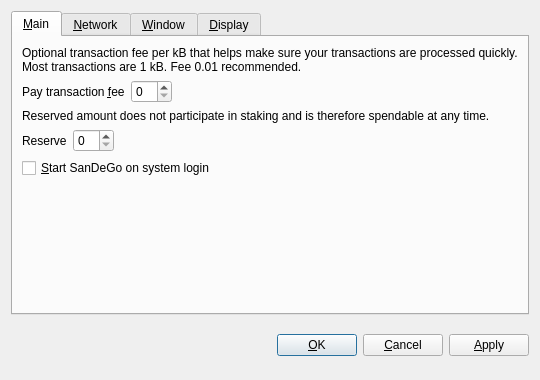
<?xml version="1.0" encoding="UTF-8"?>
<ui version="4.0">
 <class>OptionsDialog</class>
 <widget class="QDialog" name="OptionsDialog">
  <property name="geometry">
   <rect>
    <x>0</x>
    <y>0</y>
    <width>540</width>
    <height>380</height>
   </rect>
  </property>
  <property name="windowTitle">
   <string>Options</string>
  </property>
  <property name="modal">
   <bool>true</bool>
  </property>
  <layout class="QVBoxLayout" name="verticalLayout">
   <item>
    <widget class="QTabWidget" name="tabWidget">
     <property name="tabPosition">
      <enum>QTabWidget::North</enum>
     </property>
     <property name="currentIndex">
      <number>0</number>
     </property>
     <widget class="QWidget" name="tabMain">
      <attribute name="title">
       <string>&amp;Main</string>
      </attribute>
      <layout class="QVBoxLayout" name="verticalLayout_Main">
       <item>
        <widget class="QLabel" name="transactionFeeInfoLabel">
         <property name="text">
          <string>Optional transaction fee per kB that helps make sure your transactions are processed quickly. Most transactions are 1 kB. Fee 0.01 recommended.</string>
         </property>
         <property name="textFormat">
          <enum>Qt::PlainText</enum>
         </property>
         <property name="wordWrap">
          <bool>true</bool>
         </property>
        </widget>
       </item>
       <item>
        <layout class="QHBoxLayout" name="horizontalLayoutFee">
         <item>
          <widget class="QLabel" name="transactionFeeLabel">
           <property name="text">
            <string>Pay transaction &amp;fee</string>
           </property>
           <property name="textFormat">
            <enum>Qt::PlainText</enum>
           </property>
           <property name="buddy">
            <cstring>transactionFee</cstring>
           </property>
          </widget>
         </item>
         <item>
          <widget class="BitcoinAmountField" name="transactionFee"/>
         </item>
         <item>
          <spacer name="horizontalSpacerFee">
           <property name="orientation">
            <enum>Qt::Horizontal</enum>
           </property>
           <property name="sizeHint" stdset="0">
            <size>
             <width>40</width>
             <height>20</height>
            </size>
           </property>
          </spacer>
         </item>
        </layout>
       </item>
       <item>
        <widget class="QLabel" name="reserveBalanceInfoLabel">
         <property name="text">
          <string>Reserved amount does not participate in staking and is therefore spendable at any time.</string>
         </property>
         <property name="textFormat">
          <enum>Qt::PlainText</enum>
         </property>
         <property name="wordWrap">
          <bool>true</bool>
         </property>
        </widget>
       </item>
       <item>
        <layout class="QHBoxLayout" name="horizontalLayoutReserveBalance">
         <item>
          <widget class="QLabel" name="reserveBalanceLabel">
           <property name="text">
            <string>Reserve</string>
           </property>
           <property name="textFormat">
            <enum>Qt::PlainText</enum>
           </property>
           <property name="buddy">
            <cstring>reserveBalance</cstring>
           </property>
          </widget>
         </item>
         <item>
          <widget class="BitcoinAmountField" name="reserveBalance"/>
         </item>
         <item>
          <spacer name="horizontalSpacerReserveBalance">
           <property name="orientation">
            <enum>Qt::Horizontal</enum>
           </property>
           <property name="sizeHint" stdset="0">
            <size>
             <width>40</width>
             <height>20</height>
            </size>
           </property>
          </spacer>
         </item>
        </layout>
       </item>
       <item>
        <widget class="QCheckBox" name="bitcoinAtStartup">
         <property name="toolTip">
          <string>Automatically start SanDeGo after logging in to the system.</string>
         </property>
         <property name="text">
          <string>&amp;Start SanDeGo on system login</string>
         </property>
        </widget>
       </item>
       <item>
        <spacer name="verticalSpacer_Main">
         <property name="orientation">
          <enum>Qt::Vertical</enum>
         </property>
         <property name="sizeHint" stdset="0">
          <size>
           <width>20</width>
           <height>40</height>
          </size>
         </property>
        </spacer>
       </item>
      </layout>
     </widget>
     <widget class="QWidget" name="tabNetwork">
      <attribute name="title">
       <string>&amp;Network</string>
      </attribute>
      <layout class="QVBoxLayout" name="verticalLayout_Network">
       <item>
        <widget class="QCheckBox" name="mapPortUpnp">
         <property name="toolTip">
          <string>Automatically open the SanDeGo client port on the router. This only works when your router supports UPnP and it is enabled.</string>
         </property>
         <property name="text">
          <string>Map port using &amp;UPnP</string>
         </property>
        </widget>
       </item>
       <item>
        <widget class="QCheckBox" name="connectSocks">
         <property name="toolTip">
          <string>Connect to the SanDeGo network through a SOCKS proxy (e.g. when connecting through Tor).</string>
         </property>
         <property name="text">
          <string>&amp;Connect through SOCKS proxy:</string>
         </property>
        </widget>
       </item>
       <item>
        <layout class="QHBoxLayout" name="horizontalLayout_Network">
         <item>
          <widget class="QLabel" name="proxyIpLabel">
           <property name="text">
            <string>Proxy &amp;IP:</string>
           </property>
           <property name="textFormat">
            <enum>Qt::PlainText</enum>
           </property>
           <property name="buddy">
            <cstring>proxyIp</cstring>
           </property>
          </widget>
         </item>
         <item>
          <widget class="QValidatedLineEdit" name="proxyIp">
           <property name="maximumSize">
            <size>
             <width>140</width>
             <height>16777215</height>
            </size>
           </property>
           <property name="toolTip">
            <string>IP address of the proxy (e.g. 127.0.0.1)</string>
           </property>
          </widget>
         </item>
         <item>
          <widget class="QLabel" name="proxyPortLabel">
           <property name="text">
            <string>&amp;Port:</string>
           </property>
           <property name="textFormat">
            <enum>Qt::PlainText</enum>
           </property>
           <property name="buddy">
            <cstring>proxyPort</cstring>
           </property>
          </widget>
         </item>
         <item>
          <widget class="QLineEdit" name="proxyPort">
           <property name="maximumSize">
            <size>
             <width>55</width>
             <height>16777215</height>
            </size>
           </property>
           <property name="toolTip">
            <string>Port of the proxy (e.g. 9050)</string>
           </property>
          </widget>
         </item>
         <item>
          <widget class="QLabel" name="socksVersionLabel">
           <property name="text">
            <string>SOCKS &amp;Version:</string>
           </property>
           <property name="textFormat">
            <enum>Qt::PlainText</enum>
           </property>
           <property name="buddy">
            <cstring>socksVersion</cstring>
           </property>
          </widget>
         </item>
         <item>
          <widget class="QValueComboBox" name="socksVersion">
           <property name="toolTip">
            <string>SOCKS version of the proxy (e.g. 5)</string>
           </property>
          </widget>
         </item>
         <item>
          <spacer name="horizontalSpacer_Network">
           <property name="orientation">
            <enum>Qt::Horizontal</enum>
           </property>
           <property name="sizeHint" stdset="0">
            <size>
             <width>40</width>
             <height>20</height>
            </size>
           </property>
          </spacer>
         </item>
        </layout>
       </item>
       <item>
        <spacer name="verticalSpacer_Network">
         <property name="orientation">
          <enum>Qt::Vertical</enum>
         </property>
         <property name="sizeHint" stdset="0">
          <size>
           <width>20</width>
           <height>40</height>
          </size>
         </property>
        </spacer>
       </item>
      </layout>
     </widget>
     <widget class="QWidget" name="tabWindow">
      <attribute name="title">
       <string>&amp;Window</string>
      </attribute>
      <layout class="QVBoxLayout" name="verticalLayout_Window">
       <item>
        <widget class="QCheckBox" name="minimizeToTray">
         <property name="toolTip">
          <string>Show only a tray icon after minimizing the window.</string>
         </property>
         <property name="text">
          <string>&amp;Minimize to the tray instead of the taskbar</string>
         </property>
        </widget>
       </item>
       <item>
        <widget class="QCheckBox" name="minimizeOnClose">
         <property name="toolTip">
          <string>Minimize instead of exit the application when the window is closed. When this option is enabled, the application will be closed only after selecting Quit in the menu.</string>
         </property>
         <property name="text">
          <string>M&amp;inimize on close</string>
         </property>
        </widget>
       </item>
       <item>
        <spacer name="verticalSpacer_Window">
         <property name="orientation">
          <enum>Qt::Vertical</enum>
         </property>
         <property name="sizeHint" stdset="0">
          <size>
           <width>20</width>
           <height>40</height>
          </size>
         </property>
        </spacer>
       </item>
      </layout>
     </widget>
     <widget class="QWidget" name="tabDisplay">
      <attribute name="title">
       <string>&amp;Display</string>
      </attribute>
      <layout class="QVBoxLayout" name="verticalLayout_Display">
       <item>
        <layout class="QHBoxLayout" name="horizontalLayout_1_Display">
         <item>
          <widget class="QLabel" name="langLabel">
           <property name="text">
            <string>User Interface &amp;language:</string>
           </property>
           <property name="textFormat">
            <enum>Qt::PlainText</enum>
           </property>
           <property name="buddy">
            <cstring>lang</cstring>
           </property>
          </widget>
         </item>
         <item>
          <widget class="QValueComboBox" name="lang">
           <property name="toolTip">
            <string>The user interface language can be set here. This setting will take effect after restarting SanDeGo.</string>
           </property>
          </widget>
         </item>
        </layout>
       </item>
       <item>
        <layout class="QHBoxLayout" name="horizontalLayout_2_Display">
         <item>
          <widget class="QLabel" name="unitLabel">
           <property name="text">
            <string>&amp;Unit to show amounts in:</string>
           </property>
           <property name="textFormat">
            <enum>Qt::PlainText</enum>
           </property>
           <property name="buddy">
            <cstring>unit</cstring>
           </property>
          </widget>
         </item>
         <item>
          <widget class="QValueComboBox" name="unit">
           <property name="toolTip">
            <string>Choose the default subdivision unit to show in the interface and when sending coins.</string>
           </property>
          </widget>
         </item>
        </layout>
       </item>
       <item>
        <widget class="QCheckBox" name="displayAddresses">
         <property name="toolTip">
          <string>Whether to show SanDeGo addresses in the transaction list or not.</string>
         </property>
         <property name="text">
          <string>&amp;Display addresses in transaction list</string>
         </property>
        </widget>
       </item>
       <item>
        <widget class="QCheckBox" name="coinControlFeatures">
         <property name="toolTip">
          <string>Whether to show coin control features or not.</string>
         </property>
         <property name="text">
          <string>Display coin &amp;control features (experts only!)</string>
         </property>
        </widget>
       </item>
       <item>
        <spacer name="verticalSpacer_Display">
         <property name="orientation">
          <enum>Qt::Vertical</enum>
         </property>
         <property name="sizeHint" stdset="0">
          <size>
           <width>20</width>
           <height>40</height>
          </size>
         </property>
        </spacer>
       </item>
      </layout>
     </widget>
    </widget>
   </item>
   <item>
    <layout class="QHBoxLayout" name="horizontalLayout_Buttons">
     <item>
      <spacer name="horizontalSpacer_1">
       <property name="orientation">
        <enum>Qt::Horizontal</enum>
       </property>
       <property name="sizeHint" stdset="0">
        <size>
         <width>40</width>
         <height>48</height>
        </size>
       </property>
      </spacer>
     </item>
     <item>
      <widget class="QLabel" name="statusLabel">
       <property name="font">
        <font>
         <weight>75</weight>
         <bold>true</bold>
        </font>
       </property>
       <property name="text">
        <string/>
       </property>
       <property name="textFormat">
        <enum>Qt::PlainText</enum>
       </property>
       <property name="wordWrap">
        <bool>true</bool>
       </property>
      </widget>
     </item>
     <item>
      <spacer name="horizontalSpacer_2">
       <property name="orientation">
        <enum>Qt::Horizontal</enum>
       </property>
       <property name="sizeHint" stdset="0">
        <size>
         <width>40</width>
         <height>48</height>
        </size>
       </property>
      </spacer>
     </item>
     <item>
      <widget class="QPushButton" name="okButton">
       <property name="text">
        <string>&amp;OK</string>
       </property>
      </widget>
     </item>
     <item>
      <widget class="QPushButton" name="cancelButton">
       <property name="text">
        <string>&amp;Cancel</string>
       </property>
       <property name="autoDefault">
        <bool>false</bool>
       </property>
      </widget>
     </item>
     <item>
      <widget class="QPushButton" name="applyButton">
       <property name="text">
        <string>&amp;Apply</string>
       </property>
       <property name="autoDefault">
        <bool>false</bool>
       </property>
      </widget>
     </item>
    </layout>
   </item>
  </layout>
 </widget>
 <customwidgets>
  <customwidget>
   <class>BitcoinAmountField</class>
   <extends>QSpinBox</extends>
   <header>bitcoinamountfield.h</header>
  </customwidget>
  <customwidget>
   <class>QValueComboBox</class>
   <extends>QComboBox</extends>
   <header>qvaluecombobox.h</header>
  </customwidget>
  <customwidget>
   <class>QValidatedLineEdit</class>
   <extends>QLineEdit</extends>
   <header>qvalidatedlineedit.h</header>
  </customwidget>
 </customwidgets>
 <resources/>
 <connections/>
</ui>
